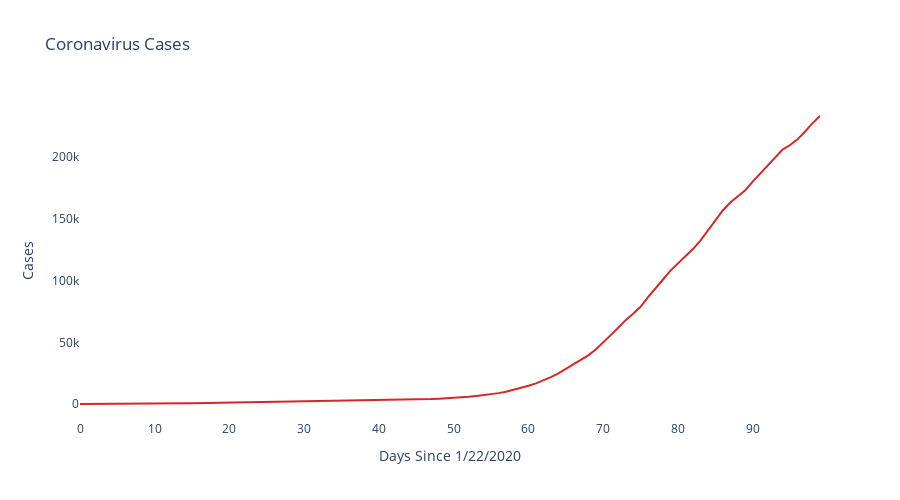

Notebook code for this chart:
### Code cell
"""
plt.figure(figsize=(16, 9))
plt.plot(adjusted_dates, total_deaths, color='r')
plt.legend(['death'], loc='best', fontsize=20)
plt.title('Coronavirus Cases', size=30)
plt.xlabel('Days Since 1/22/2020', size=30)
plt.ylabel('Cases', size=30)
plt.xticks(size=20)
plt.yticks(size=20)
plt.show()
"""
fig = px.line( x=adjusted_dates, y=total_deaths, 
              title=f"Coronavirus Cases", 
             color_discrete_sequence=['#d62728'],
              height=500,
              labels={'x':'Days Since 1/22/2020', 'y':'Cases'}
             )

fig.update_layout({
'plot_bgcolor': 'rgba(0, 0, 0, 0)',
'paper_bgcolor': 'rgba(0, 0, 0, 0)',
})


fig.show()

### Figure 1 — Plotly figure (JSON) as saved in the notebook; plotly's stock layout.template omitted (floating-point values rounded to 4 significant figures)
{"data": [{"hoverlabel": {"namelength": 0}, "hovertemplate": "Days Since 1/22/2020=%{x}<br>Cases=%{y}", "legendgroup": "", "line": {"color": "#d62728", "dash": "solid"}, "mode": "lines", "name": "", "showlegend": false, "type": "scatter", "x": [0, 1, 2, 3, 4, 5, 6, 7, 8, 9, 10, 11, 12, 13, 14, 15, 16, 17, 18, 19, 20, 21, 22, 23, 24, 25, 26, 27, 28, 29, 30, 31, 32, 33, 34, 35, 36, 37, 38, 39, 40, 41, 42, 43, 44, 45, 46, 47, 48, 49, 50, 51, 52, 53, 54, 55, 56, 57, 58, 59, 60, 61, 62, 63, 64, 65, 66, 67, 68, 69, 70, 71, 72, 73, 74, 75, 76, 77, 78, 79, 80, 81, 82, 83, 84, 85, 86, 87, 88, 89, 90, 91, 92, 93, 94, 95, 96, 97, 98, 99], "xaxis": "x", "y": [17, 18, 26, 42, 56, 82, 131, 133, 171, 213, 259, 362, 426, 492, 564, 634, 719, 806, 906, 1013, 1113, 1118, 1371, 1523, 1666, 1770, 1868, 2007, 2122, 2247, 2251, 2458, 2469, 2629, 2708, 2770, 2814, 2872, 2941, 2996, 3085, 3160, 3254, 3347, 3459, 3558, 3801, 3987, 4263, 4614, 4722, 5408, 5830, 6472, 7150, 7956, 8823, 9946, 11422, 13125, 14825, 16759, 19014, 21785, 24788, 28288, 31797, 35323, 39439, 44238, 49675, 55817, 61812, 67981, 73076, 78767, 86662, 93354, 100882, 108113, 114146, 119853, 125561, 132456, 140677, 147965, 156824, 163234, 167797, 173120, 180257, 186930, 193677, 200004, 206184, 209891, 214468, 220777, 227638, 233388], "yaxis": "y"}], "layout": {"height": 500, "legend": {"tracegroupgap": 0}, "paper_bgcolor": "rgba(0, 0, 0, 0)", "plot_bgcolor": "rgba(0, 0, 0, 0)", "title": {"text": "Coronavirus Cases"}, "xaxis": {"anchor": "y", "domain": [0, 1], "title": {"text": "Days Since 1/22/2020"}}, "yaxis": {"anchor": "x", "domain": [0, 1], "title": {"text": "Cases"}}}}
